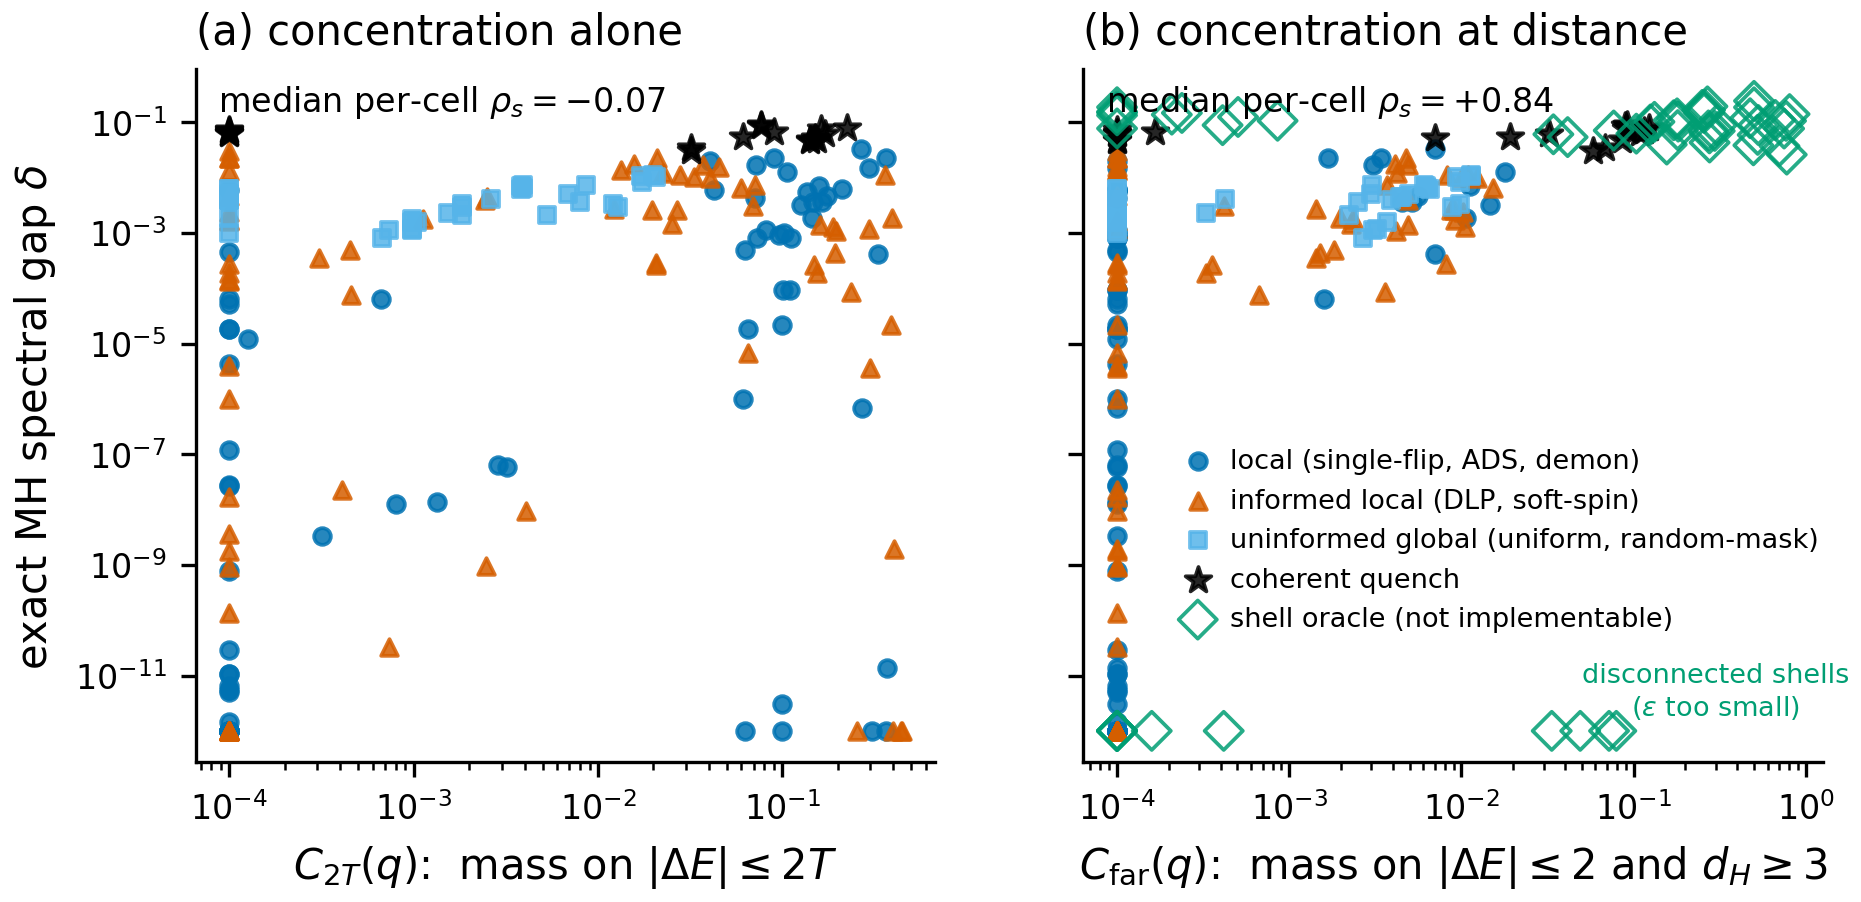

Here is the Python script that generated this plot:
"""Fig 6 — the Sec. 7 test, executed: concentration alone does not predict
advantage; concentration AT DISTANCE does.

Data: tunnelvision/experiments/D01_demon/m01_cfar_full.csv (M01 run,
2026-08-31): 14 exact-tier kernels x 6 spin-glass instances (n=8,10;
seeds 1-3) x T in {1, 0.3, 0.1}. gap = exact MH spectral gap;
C_kT = off-diagonal pi-weighted proposal mass with |dE| <= 2T (the C8
scalar, kappa=2); C_far = mass with |dE| <= 2 (raw coupling units) AND
Hamming distance >= 3.
"""
from __future__ import annotations

from pathlib import Path
import csv

import matplotlib.pyplot as plt
import numpy as np
from scipy.stats import spearmanr

from _style import OKABE_ITO, apply_style, close_enough, savefig_pair, verify_or_die

_HERE = Path(__file__).resolve().parent
DATA = _HERE / "data" / "m01_cfar_full.csv"

FAMILY_STYLE = {
    "local": dict(color=OKABE_ITO["blue"], marker="o", label="local (single-flip, ADS, demon)"),
    "informed": dict(color=OKABE_ITO["vermillion"], marker="^", label="informed local (DLP, soft-spin)"),
    "naive": dict(color=OKABE_ITO["sky"], marker="s", label="uninformed global (uniform, random-mask)"),
    "quench": dict(color=OKABE_ITO["black"], marker="*", label="coherent quench"),
    "oracle": dict(color=OKABE_ITO["green"], marker="D", label="shell oracle (not implementable)"),
}
GAP_FLOOR = 1e-12


def load() -> list[dict]:
    with DATA.open() as fh:
        return [
            {**r, "gap": float(r["gap"]), "C_kT": float(r["C_kT"]), "C_far": float(r["C_far"])}
            for r in csv.DictReader(fh)
        ]


def per_cell_spearman(rows: list[dict], key: str) -> list[float]:
    cells: dict[tuple, list[dict]] = {}
    for r in rows:
        cells.setdefault((r["n"], r["seed"], r["T"]), []).append(r)
    out = []
    for group in cells.values():
        out.append(spearmanr([g["gap"] for g in group], [g[key] for g in group]).statistic)
    return out


def main() -> None:
    apply_style()
    rows = load()
    imp = [r for r in rows if r["family"] != "oracle"]
    rho_near = per_cell_spearman(imp, "C_kT")
    rho_far = per_cell_spearman(imp, "C_far")

    fig, axes = plt.subplots(1, 2, figsize=(7.0, 3.0), sharey=True)
    for ax, key, rhos, xlabel in (
        (axes[0], "C_kT", rho_near, r"$C_{2T}(q)$:  mass on $|\Delta E|\leq 2T$"),
        (axes[1], "C_far", rho_far, r"$C_{\mathrm{far}}(q)$:  mass on $|\Delta E|\leq 2$ and $d_H\geq 3$"),
    ):
        for fam, style in FAMILY_STYLE.items():
            if key == "C_kT" and fam == "oracle":
                continue  # panel (a) is the C8 scalar test on implementable kernels
            pts = [r for r in rows if r["family"] == fam]
            ax.scatter(
                [max(p[key], 1e-4) for p in pts],
                [max(p["gap"], GAP_FLOOR) for p in pts],
                s=42 if fam in ("quench", "oracle") else 16,
                facecolors="none" if fam == "oracle" else style["color"],
                edgecolors=style["color"],
                marker=style["marker"],
                linewidths=0.9,
                alpha=0.85,
                label=style["label"],
                zorder=3 if fam in ("quench", "oracle") else 2,
            )
        ax.set_xscale("log")
        ax.set_yscale("log")
        ax.set_xlabel(xlabel)
        ax.annotate(
            rf"median per-cell $\rho_s = {np.median(rhos):+.2f}$",
            xy=(0.03, 0.94), xycoords="axes fraction", fontsize=8,
        )
    axes[0].set_ylabel(r"exact MH spectral gap $\delta$")
    axes[0].set_title("(a) concentration alone", loc="left")
    axes[1].set_title("(b) concentration at distance", loc="left")
    axes[1].legend(loc="center left", bbox_to_anchor=(0.085, 0.32), frameon=True, framealpha=1.0, facecolor="white", edgecolor="none", fontsize=6.5, handletextpad=0.2)
    axes[1].annotate("disconnected shells\n($\\varepsilon$ too small)", xy=(0.30, GAP_FLOOR*1.5), fontsize=6.5,
                     color=OKABE_ITO["green"], ha="center", va="bottom")

    quench_rank = []
    cells: dict[tuple, list[dict]] = {}
    for r in imp:
        cells.setdefault((r["n"], r["seed"], r["T"]), []).append(r)
    for group in cells.values():
        order = sorted(group, key=lambda g: -g["C_far"])
        quench_rank.append(1 + next(i for i, g in enumerate(order) if g["family"] == "quench"))

    verify_or_die(
        [
            ("rows", len(rows) == 252, f"{len(rows)} rows (expect 252)"),
            ("cells", len(rho_near) == 18, f"{len(rho_near)} cells (expect 18)"),
            (
                "near-median",
                close_enough(float(np.median(rho_near)), -0.07, 0.0, 0.02),
                f"median rho(C_kT) = {np.median(rho_near):+.3f} (lock -0.07 +/- 0.02)",
            ),
            (
                "far-median",
                close_enough(float(np.median(rho_far)), 0.84, 0.0, 0.02),
                f"median rho(C_far) = {np.median(rho_far):+.3f} (lock +0.84 +/- 0.02)",
            ),
            (
                "quench-top",
                float(np.mean(quench_rank)) <= 1.6,
                f"quench mean C_far rank = {np.mean(quench_rank):.2f} (lock <= 1.6)",
            ),
        ]
    )
    savefig_pair(fig, _HERE / "fig6_concentration_at_distance")


if __name__ == "__main__":
    main()
